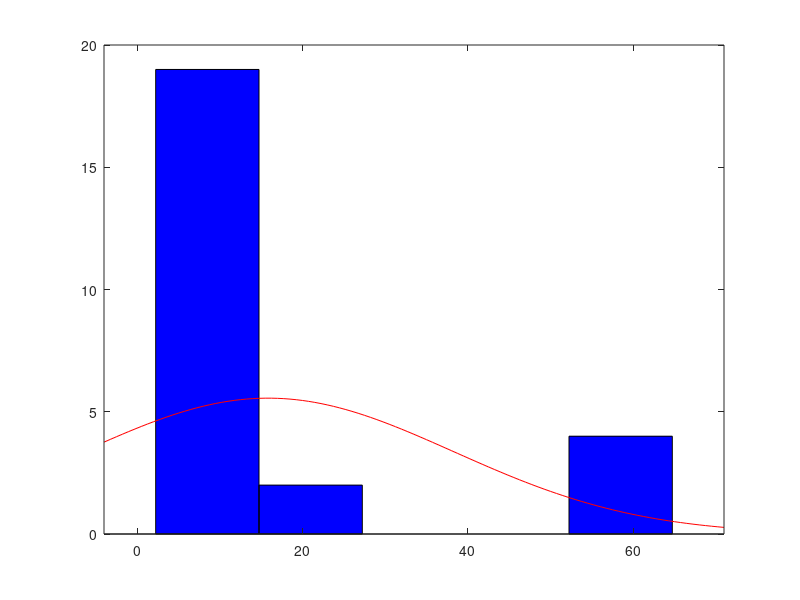

Source code (MATLAB):
X=[2.8 4.48 2.23 64.75 10.16 9.04 64.75 4.48 64.75 22.64 2.19 5.84 64.75 3.15 3.21 2.45 4.57 4.94 4.42 6.88 22.64 4.42 10.16 3.15 2.19];
histfit(X);                      % plots the histogram for Expression Levels

average=mean(X);                 % computes the average of Z-scores
disp('Average of Expression levels (Z-score) is :');
disp(average);

standardDeviation=std(X);         % computes the standard deviation of Z-scores
disp('Standard Deviation of Expression levels (Z-score) is :');
disp(standardDeviation);

C=[5 8 6 19 16 16 47 7 10 13 15 9 43 6 5 6 11 6 11 9 13 11 16 6 15];
R=corrcoef(X, C);                 % computes the correlation coefficient matrix between Z-scores and copy number

r=R(1,2);
disp('Correlation Coefficient between Copy Number and Z-score is :');
disp(r);